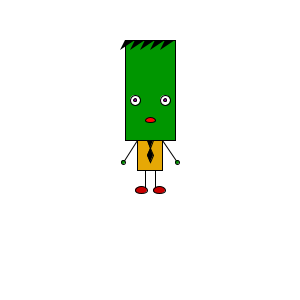
Frame 1 (no input)
Frame 60 (the mouse pressed at the canvas centre just before this capture): identical to frame 1, image omitted
Frame 120 (the mouse held since frame 60 and released just before this capture): identical to frame 1, image omitted

The Processing sketch that drew this single still picture (run headless with seeded random() and noise(); from frame 60 on, the mouse is pressed at the canvas centre):

// Processing sketch: processing_124598
// ── processing_124598.pde

float frankyX;
float frankyY;

float eyeR;
float eyeG;
float eyeB;

void setup() {
  size(300, 300);
  smooth();
  frameRate(20);
  
  frankyX= width/2;
  frankyY= height/2;
  
}

void draw() {
  background(255);
  rectMode(CENTER);
  ellipseMode(CENTER);

  //head
  fill(0, 150, 0);
  rect(frankyX, frankyY-60, 50, 100);

  //hair
  fill(0);
  noStroke();
  triangle(frankyX-25, frankyY-110, frankyX-30, frankyY-100, frankyX-15, frankyY-110);
  triangle(frankyX-15, frankyY-110, frankyX-20, frankyY-100, frankyX-5, frankyY-110);
  triangle(frankyX-5, frankyY-110, frankyX-10, frankyY-100, frankyX+5, frankyY-110);
  triangle(frankyX+5, frankyY-110, frankyX, frankyY-100, frankyX+15, frankyY-110);
  triangle(frankyX+15, frankyY-110, frankyX+10, frankyY-100, frankyX+25, frankyY-110);
   

    
    //mouth
    fill(255, 0, 0);
  stroke(0);
  ellipse(frankyX, frankyY-30, 10, 5);

  // bumbpy eyes
  fill(255);

  ellipse(frankyX-15, frankyY-50, 10, 10);
  ellipse(frankyX+15, frankyY-50, 10, 10);

  //eyes
  fill(frankyX, 0, frankyY);
  ellipse(frankyX-15, frankyY-50, 3, 3);
  ellipse(frankyX+15, frankyY-50, 3, 3);


  //torso
  fill(230, 168, 5);
  rect(frankyX, frankyY+5, 25, 30); 

  //tie
  fill(0);
  triangle(frankyX-3, frankyY-10, frankyX+3, frankyY-10, frankyX, frankyY-2);

  beginShape();

  vertex(frankyX, frankyY-2);
  vertex(frankyX-3, frankyY+5);
  vertex(frankyX, frankyY+12);
  vertex(frankyX+3, frankyY+5);
  endShape(CLOSE);

  //HANDS
  line(frankyX-12.5, frankyY-10, frankyX-27, frankyY+12);
  line(frankyX+12.5, frankyY-10, frankyX+27, frankyY+12);

  fill(0, 150, 0);
  ellipse(frankyX-27, frankyY+12, 4, 4);
  ellipse(frankyX+27, frankyY+12, 4, 4);

  //legs
  line(frankyX-5, frankyY+20, frankyX-5, frankyY+40);
  line(frankyX+5, frankyY+20, frankyX+5, frankyY+40);

  fill(200, 0, 0);
  ellipse(frankyX-9, frankyY+40, 12, 7);
  ellipse(frankyX+9, frankyY+40, 12, 7);
  
}
